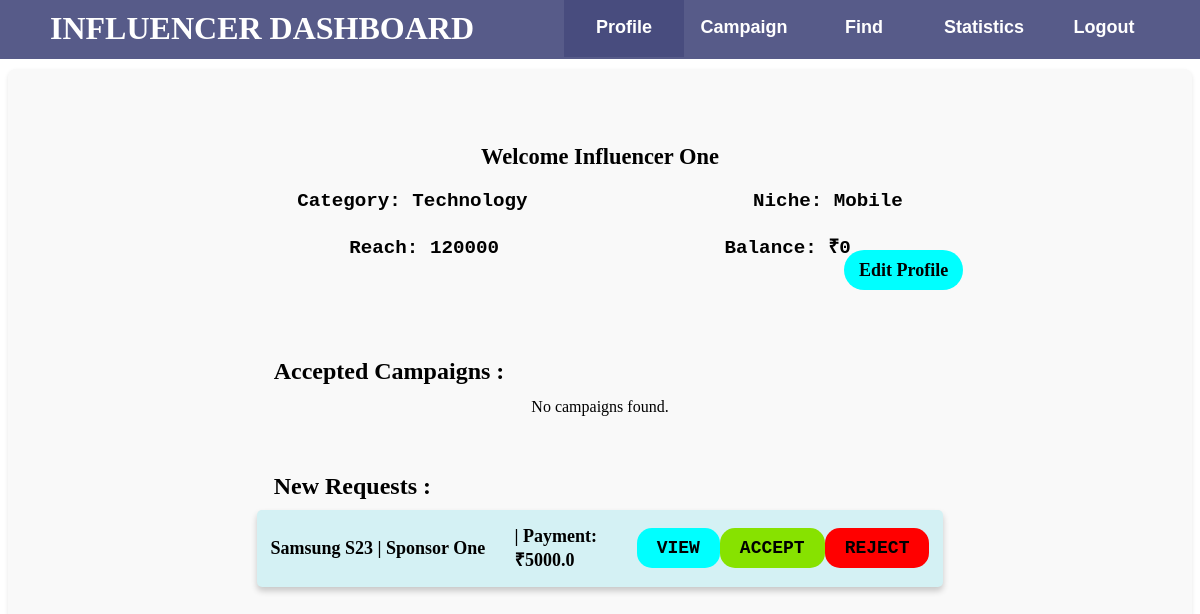
Page /influencer_dashboard (signed in) on the committed database.
### models.py (models this page shows)
class Influencer(db.Model):
    id = db.Column(db.Integer, primary_key=True)
    name = db.Column(db.String(60), nullable=False)
    email = db.Column(db.String(120), unique=True, nullable=False)
    password = db.Column(db.String(120), nullable=False)
    category = db.Column(db.String(120), nullable=False)
    niche = db.Column(db.String(120), nullable=False)
    reach = db.Column(db.Integer, nullable=False)
    balance = db.Column(db.Integer, nullable=False, default=0)
    ad_requests = db.relationship('AdRequest', backref='influencer', lazy=True)
    flagged = db.Column(db.Boolean, nullable=False, default=False)

class AdRequest(db.Model):
    id = db.Column(db.Integer, primary_key=True)
    campaign_id = db.Column(db.Integer, db.ForeignKey('campaign.id'), nullable=False)
    influencer_id = db.Column(db.Integer, db.ForeignKey('influencer.id'), nullable=False)
    message = db.Column(db.Text, nullable=True)
    requirements = db.Column(db.Text, nullable=True)
    payment_amount = db.Column(db.Float, nullable=False)
    status = db.Column(db.String(50), nullable=False, default='Pending')  # e.g., 'Pending', 'Accepted', 'Rejected'
    negotiation = db.Column(db.Boolean, nullable=False, default=False)
    negotiation_amt = db.Column(db.Float, nullable=False, default = 0)
    for_who = db.Column(db.String(15),nullable=False,default="influencer")
    flagged = db.Column(db.Boolean, nullable=False, default=False)

class Campaign(db.Model):
    id = db.Column(db.Integer, primary_key=True)
    name = db.Column(db.String(120), nullable=False)
    description = db.Column(db.String(360), nullable=False)
    start_date = db.Column(db.DateTime, nullable=False, default=datetime.utcnow)
    end_date = db.Column(db.DateTime, nullable=False)
    budget = db.Column(db.Float, nullable=False)
    visibility = db.Column(db.String(50), nullable=False)  # e.g., 'public', 'private'
    goals = db.Column(db.Text, nullable=False)
    sponsor_id = db.Column(db.Integer, db.ForeignKey('sponsor.id'), nullable=False)
    ad_requests = db.relationship('AdRequest', backref='campaign', lazy=True)
    progress = db.Column(db.Float, nullable=False)
    stat = db.Column(db.String(20), nullable= False, default= "Pending") #Pending, Active, Inactive, Completed
    flagged = db.Column(db.Boolean, nullable=False, default=False)

class Sponsor(db.Model):
    id = db.Column(db.Integer, primary_key=True)
    name = db.Column(db.String(60), nullable=False)
    email = db.Column(db.String(120), unique=True, nullable=False)
    password = db.Column(db.String(120), nullable=False)
    budget = db.Column(db.Integer, nullable=False)
    industry = db.Column(db.String(60), nullable=True)
    age = db.Column(db.Integer, nullable=True)
    campaigns = db.relationship('Campaign', backref='sponsor', lazy=True)
    flagged = db.Column(db.Boolean, nullable=False, default=False)

### routes.py (the view, shortened to what this page needs)
@main_bp.route("/influencer_dashboard", methods=['GET', 'POST'])
def influencer_dashboard():
    if "inf_id" in session:
        inf = Influencer.query.get(session["inf_id"])
    else:
        return redirect(url_for("main.login_user"))
    if inf.flagged:
        return render_template("user_flagged.html")
    adrequests = AdRequest.query.filter_by(influencer_id=inf.id,flagged=False).order_by(AdRequest.id.desc()).all()
    adreqs = AdRequest.query.filter_by(influencer_id=inf.id, status="Accepted",flagged=False).all()
    campaigns = Campaign.query.filter_by(flagged=False).filter(Campaign.id.in_([adreq.campaign.id for adreq in adreqs])).distinct(Campaign.id).order_by(Campaign.id.desc()).all()
    camps = Campaign.query.filter_by(flagged=False).order_by(Campaign.id.desc()).all()
    adreq_dict = {campaign.id: AdRequest.query.filter_by(campaign_id=campaign.id, influencer_id=inf.id,flagged=False).first() for campaign in camps}
    for campaign in Campaign.query.all():
        campaign.progress = calculate_progress(campaign.start_date, campaign.end_date)
    db.session.commit()
    filtered_campaigns = []
    filtered_adrequests = []
    total_campaigns = len(campaigns)
    accepted_requests = AdRequest.query.filter_by(influencer_id=inf.id, status="Accepted").count()
    pending_requests = AdRequest.query.filter_by(influencer_id=inf.id, status="Pending").count()
    rejected_requests = AdRequest.query.filter_by(influencer_id=inf.id, status="Rejected").count()
    total_earnings = inf.balance
    def generate_pie_chart():
        img = io.BytesIO()
        labels = 'Accepted', 'Pending', 'Rejected'
        sizes = [accepted_requests, pending_requests, rejected_requests]
        colors = ['green', 'orange', 'red']
        if sum(sizes) == 0:
            sizes = [1, 1, 1]
            labels = ['Accepted (No Data)', 'Pending (No Data)', 'Rejected (No Data)']
        plt.figure(figsize=(6, 6))
        plt.pie(sizes, labels=labels, colors=colors, autopct='%1.1f%%', startangle=140)
        plt.axis('equal')
        plt.title('Ad Requests Status Distribution')
        plt.savefig(img, format='png')
        plt.close()
        img.seek(0)
        return base64.b64encode(img.getvalue()).decode('utf8')
    def generate_visibility_bar_chart():
        img = io.BytesIO()
        public_campaigns = db.session.query(Campaign).join(AdRequest)\
            .filter_by(flagged=False).filter(Campaign.visibility == 'public', AdRequest.influencer_id == inf.id, AdRequest.status == 'Accepted').count()
        private_campaigns = db.session.query(Campaign).join(AdRequest)\
            .filter_by(flagged=False).filter(Campaign.visibility == 'private', AdRequest.influencer_id == inf.id, AdRequest.status == 'Accepted').count()
        labels = ['Public', 'Private']
        sizes = [public_campaigns, private_campaigns]
        plt.figure(figsize=(8, 6))
        plt.bar(labels, sizes, color=['blue', 'grey'])
        plt.title('Campaigns by Visibility')
        plt.xlabel('Visibility')
        plt.ylabel('Number of Campaigns')
        plt.savefig(img, format='png')
        plt.close()
        img.seek(0)
        return base64.b64encode(img.getvalue()).decode('utf8')
    def generate_monthly_earnings_bar_chart(inf_id):
        img = io.BytesIO()
        ad_requests = AdRequest.query.filter_by(influencer_id=inf_id, status="Accepted", flagged=False).all()
        monthly_earnings = {month: 0 for month in range(1, 13)}
        for ad_request in ad_requests:
            month = ad_request.campaign.start_date.month
            monthly_earnings[month] += ad_request.payment_amount
        months = [calendar.month_abbr[month] for month in monthly_earnings.keys()]
        earnings = list(monthly_earnings.values())
        plt.figure(figsize=(10, 6))
        plt.bar(months, earnings, color='blue')
        plt.title('Monthly Earnings')
        plt.xlabel('Month')
        plt.ylabel('Earnings')
        plt.savefig(img, format='png')
        plt.close()
        img.seek(0)
        return base64.b64encode(img.getvalue()).decode('utf8')
    pie_chart = generate_pie_chart()
    monthly_earnings_bar_chart = generate_monthly_earnings_bar_chart(session["inf_id"])
    bar_chart = generate_visibility_bar_chart()
    industries = Sponsor.query.with_entities(Sponsor.industry).distinct().all()
    industries = [industry[0] for industry in industries if industry[0]]
    return render_template("influencer_dashboard.html", user=inf, adrequests=adrequests, campaigns=campaigns, camps=camps, adreq_dict=adreq_dict, filtered_campaigns=filtered_campaigns, filtered_adrequests=filtered_adrequests, industries=industries, total_campaigns=total_campaigns, accepted_requests=accepted_requests, pending_requests=pending_requests, rejected_requests=rejected_requests, total_earnings=total_earnings, bar_chart=bar_chart,pie_chart=pie_chart,monthly_earnings_bar_chart=monthly_earnings_bar_chart)

### routes.py (called while the page is built)
def calculate_progress(start_date, end_date):
    total_duration = (end_date - start_date).total_seconds() /(60*60)
    elapsed_duration = (datetime.now() - start_date).total_seconds() /(60*60)
    if total_duration == 0:
        return 100
    return round(min(100, max(0, (elapsed_duration / total_duration) * 100)),2)

### templates/influencer_dashboard.html (shortened to what this page needs)
<!DOCTYPE html>
<html>
<head>
    <link href="{{ url_for('static', filename='styles.css') }}" rel="stylesheet">
</head>
<body>
    <div class="header" id="heading">
        <h1 id="head">INFLUENCER DASHBOARD</h1>
        <div id="inlline">
            <button onclick="showSection('profile')" id="profileButton">Profile</button>
            <button onclick="showSection('campaign')" id="campaignButton">Campaign</button>
            <button onclick="showSection('find')" id="findButton">Find</button>
            <button onclick="showSection('stats')" id="statsButton">Statistics</button>
            <button onclick="logout('{{url_for('main.logout')}}')">Logout</button>
        </div>
    </div>
    <div id="profile" class="section active">
        <div class="welcome">
            <h3>Welcome {{user.name}}</h3>
            <p>Category: {{user.category}}</p>
            <p>Niche: {{user.niche}}</p>
            <p>Reach: {{user.reach}}</p>
            <p>Balance: ₹{{user.balance}}</p>
            <a href="#popup" id="edprofbtn2">Edit Profile</a>
        </div>
        <div class="accamp">
            <h3>Accepted Campaigns : </h3>
            <div>
                {% for campaign in campaigns if campaign.progress < 100 and adreq_dict[campaign.id].status == "Accepted" %}
                <div class="accamprow">
                    <p class="first"> {{campaign.name}} | {{campaign.sponsor.name}}</p>
                    <p class="second">| {{campaign.progress}}% Progress</p>
                    <button id="viewbtn" onclick="openViewModal('{{ campaign.id }}')">VIEW</button>
                    <div id="viewCampaignModal-{{ campaign.id }}" class="modal" style="display: none;">
                        <div class="modal-content">
                            <span class="close" onclick="closeViewCampaignModal('{{ campaign.id }}')">&times;</span>
                            <div id="campaignDetails-{{ campaign.id }}">
                                <h2>Campaign Details</h2>
                                {% if campaign.stat == 'Pending' %}
                                <span style="color: orange;">AdRequest Pending</span>
                                {% elif campaign.stat == 'Active' %}
                                <span style="color: green;">{{ campaign.stat }}</span>
                                {% else %}
                                <span style="color: red;">{{ campaign.stat }}</span>
                                {% endif %}
                                <p><strong>Name:</strong> {{ campaign.name }}</p>
                                <p><strong>Sponsor Name:</strong> {{ campaign.sponsor.name }}</p>
                                <p><strong>Description:</strong> {{ campaign.description }}</p>
                                <p><strong>Start Date:</strong> {{ campaign.start_date.strftime('%Y-%m-%d %H:%M:%S') }}
                                </p>
                                <p><strong>End Date:</strong> {{ campaign.end_date.strftime('%Y-%m-%d %H:%M:%S') }}</p>
                                <p><strong>Budget:</strong> ₹{{ campaign.budget }}</p>
                                <p><strong>Visibility:</strong> {{ campaign.visibility }}</p>
                                <p><strong>Goals:</strong> {{ campaign.goals }}</p>
                                <p><strong>Progress:</strong> {{ campaign.progress }}%</p>
                            </div>
                        </div>
                    </div>
                </div>
                {% else %}
                <p>No campaigns found.</p>
                {% endfor %}
            </div>
        </div>
        <div class="accamp">
            <h3>New Requests :</h3>
            <div>
                {% for adrequest in adrequests if adrequest.for_who == "influencer" and adrequest.campaign.progress <
                    100 and adrequest.status == "Pending" %}
                    <div class="accamprow">
                        <p class="first"> {{adrequest.campaign.name}} | {{adrequest.campaign.sponsor.name}}</p>
                        {% if adrequest.negotiation %}
                        <p id="sec" class="second">| Payment: ₹{{ adrequest.negotiation_amt }}</p>
                        {% else %}
                        <p id="sec" class="second">| Payment: ₹{{ adrequest.payment_amount }}</p>
                        {% endif %}
                        <button id="btn1" onclick="openAdRequestModal('{{ adrequest.id }}')">VIEW</button>
                        {% if adrequest.status == "Pending" %}
                        <form action="{{ url_for('main.accept_ad_request', ad_request_id=adrequest.id) }}" method="post"
                            style="display:inline;">
                            <button type="submit" id="btn2">ACCEPT</button>
                        </form>
                        <form action="{{ url_for('main.reject_ad_request', ad_request_id=adrequest.id) }}" method="post"
                            style="display:inline;">
                            <button type="submit" id="btn3">REJECT</button>
                        </form>
                        {% endif %}
                    </div>
                    {% else %}
                <p>No Ad Request found.</p>
                    {% endfor %}
            </div>
        </div>
    </div>
</body>
</html>

### static/styles.css (style rules this page uses)
#heading { background-color: rgba(72, 76, 126, 0.914); color: white; padding: 0; margin: -10px; }
#head { text-align: left; margin: 1%; }
.header { display: flex; justify-content: space-around; }
.header button { padding: 0; padding-top: 2px; border: none; cursor: pointer; display: inline; height: 100%; width: 120px; font-size: large; background-color: rgba(72, 76, 126, 0); color: white; margin: -2px; font-weight: 700; }
.header button.active { background-color: rgba(72, 76, 126, 1); }
.section { display: none; }
.section.active { display: block; margin-top: 20px; }
.welcome { height: fit-content; text-align: center; font-size: larger; position: relative; padding: 20px; }
.welcome h3 { margin: 35px 0 0; }
.welcome p { display: inline-block; margin: 0 10%; font-family: 'Courier New', Courier, monospace; font-weight: bold; padding-top: 20px; text-align: center; }
.welcome a, #addMoneyBtn { background-color: cyan; color: black; font-size: large; font-weight: bold; padding: 10px 15px; border-radius: 25px; text-decoration: none; border: none; cursor: pointer; margin: 0 15%; }
#edprofbtn2 { margin-left: 70%; }
.welcome a { width: 160px; }
.accamp { width: 60%; margin: 0 auto; text-align: center; }
.accamp h3 { margin-top: 50px; padding: 1%; font-size: x-large; text-align: left; margin-left: 10px; margin-bottom: -10px; }
.accamprow { display: flex; justify-content: space-between; align-items: center; border-radius: 5px; background-color: #d4f1f4; color: black; font-size: medium; font-weight: bold; padding: 2%; margin: 13px auto; height: 50px; box-shadow: 0 4px 6px rgba(0, 0, 0, 0.2); }
.accamprow .first { width: 40%; text-align: left; font-size: large; }
.accamprow .second { width: 40%; text-align: left; font-size: large; }
#sec { width: 20%; }
#btn2 { background-color: rgb(135, 226, 0); }
#btn3 { background-color: red; }
.accamprow button, .accamprow a { text-decoration: none; background-color: cyan; color: black; font-size: large; font-weight: bold; border: 0cap; padding: 10px 20px; border-radius: 15px; white-space: nowrap; font-family: 'Courier New', Courier, monospace; }
.section { padding: 20px; background-color: #f9f9f9; border-radius: 8px; box-shadow: 0 2px 4px rgba(0, 0, 0, 0.1); min-height: 100vh; }

### rows in the picture
Influencer: name "Influencer One", category "Technology", niche "Mobile", reach "120000", balance "0"
AdRequest: campaign.name "Samsung S23", campaign.sponsor.name "Sponsor One", payment_amount "5000.0"
